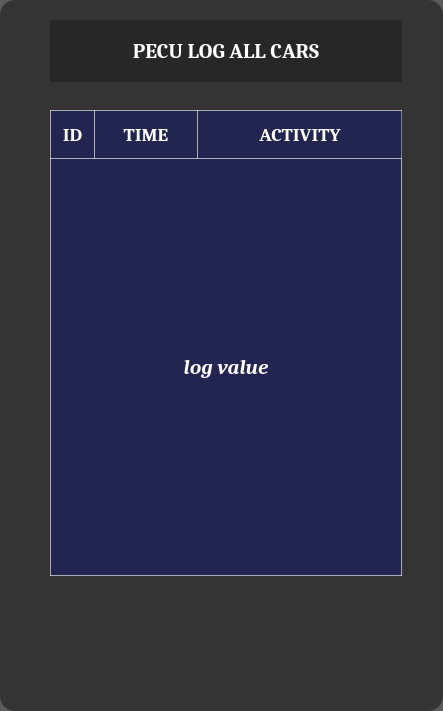
    <widget class="QFrame" name="pecu_log_frame">
     <property name="geometry">
      <rect>
       <x>810</x>
       <y>60</y>
       <width>443</width>
       <height>711</height>
      </rect>
     </property>
     <property name="styleSheet">
      <string notr="true">background-color: rgba(39, 39, 39, 193);
border-radius: 15px;</string>
     </property>
     <property name="frameShape">
      <enum>QFrame::StyledPanel</enum>
     </property>
     <property name="frameShadow">
      <enum>QFrame::Raised</enum>
     </property>
     <widget class="QLabel" name="pecu_log_header">
      <property name="geometry">
       <rect>
        <x>50</x>
        <y>20</y>
        <width>352</width>
        <height>62</height>
       </rect>
      </property>
      <property name="font">
       <font>
        <family>Cambria</family>
        <pointsize>16</pointsize>
        <weight>75</weight>
        <bold>true</bold>
       </font>
      </property>
      <property name="styleSheet">
       <string notr="true">color: rgb(255, 255, 255);
background-color: rgba(0, 0, 0, 64);
border: 0;
border-radius: 0;</string>
      </property>
      <property name="text">
       <string>PECU LOG ALL CARS</string>
      </property>
      <property name="alignment">
       <set>Qt::AlignCenter</set>
      </property>
     </widget>
     <widget class="QFrame" name="pecu_log_frame_2">
      <property name="geometry">
       <rect>
        <x>50</x>
        <y>110</y>
        <width>352</width>
        <height>466</height>
       </rect>
      </property>
      <property name="styleSheet">
       <string notr="true">background-color: rgba(28, 31, 91, 188);
border: 1px solid rgba(217, 217, 217, 127);
border-radius: 0;</string>
      </property>
      <property name="frameShape">
       <enum>QFrame::StyledPanel</enum>
      </property>
      <property name="frameShadow">
       <enum>QFrame::Raised</enum>
      </property>
      <widget class="QLabel" name="id_header">
       <property name="geometry">
        <rect>
         <x>0</x>
         <y>0</y>
         <width>45</width>
         <height>49</height>
        </rect>
       </property>
       <property name="font">
        <font>
         <family>Cambria</family>
         <pointsize>14</pointsize>
         <weight>75</weight>
         <bold>true</bold>
        </font>
       </property>
       <property name="styleSheet">
        <string notr="true">color: rgb(255, 255, 255);
background-color: rgba(255, 255, 255, 0);
border: 1px solid rgba(217, 217, 217, 127);
border-radius: 0;</string>
       </property>
       <property name="text">
        <string>ID</string>
       </property>
       <property name="alignment">
        <set>Qt::AlignCenter</set>
       </property>
      </widget>
      <widget class="QLabel" name="time_header">
       <property name="geometry">
        <rect>
         <x>44</x>
         <y>0</y>
         <width>104</width>
         <height>49</height>
        </rect>
       </property>
       <property name="font">
        <font>
         <family>Cambria</family>
         <pointsize>14</pointsize>
         <weight>75</weight>
         <bold>true</bold>
        </font>
       </property>
       <property name="styleSheet">
        <string notr="true">color: rgb(255, 255, 255);
background-color: rgba(255, 255, 255, 0);
border: 1px solid rgba(217, 217, 217, 127);
border-radius: 0;</string>
       </property>
       <property name="text">
        <string>TIME</string>
       </property>
       <property name="alignment">
        <set>Qt::AlignCenter</set>
       </property>
      </widget>
      <widget class="QLabel" name="activity_header">
       <property name="geometry">
        <rect>
         <x>147</x>
         <y>0</y>
         <width>206</width>
         <height>49</height>
        </rect>
       </property>
       <property name="font">
        <font>
         <family>Cambria</family>
         <pointsize>14</pointsize>
         <weight>75</weight>
         <bold>true</bold>
        </font>
       </property>
       <property name="styleSheet">
        <string notr="true">color: rgb(255, 255, 255);
background-color: rgba(255, 255, 255, 0);
border: 1px solid rgba(217, 217, 217, 127);
border-radius: 0;</string>
       </property>
       <property name="text">
        <string>ACTIVITY</string>
       </property>
       <property name="alignment">
        <set>Qt::AlignCenter</set>
       </property>
      </widget>
      <widget class="QLabel" name="log_value">
       <property name="geometry">
        <rect>
         <x>0</x>
         <y>48</y>
         <width>352</width>
         <height>418</height>
        </rect>
       </property>
       <property name="font">
        <font>
         <family>Cambria</family>
         <pointsize>16</pointsize>
         <weight>75</weight>
         <italic>true</italic>
         <bold>true</bold>
        </font>
       </property>
       <property name="styleSheet">
        <string notr="true">color: rgb(255, 255, 255);
background-color: rgba(255, 255, 255, 0);
border-radius: 0;</string>
       </property>
       <property name="text">
        <string>log value</string>
       </property>
       <property name="alignment">
        <set>Qt::AlignCenter</set>
       </property>
      </widget>
     </widget>
    </widget>
